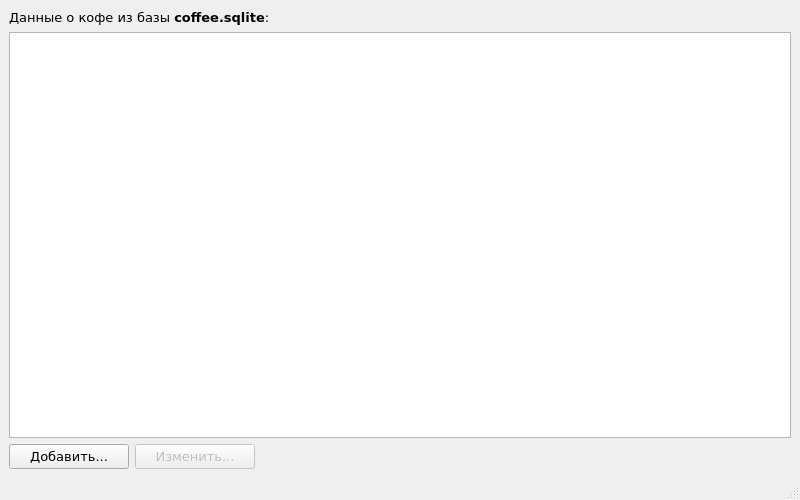
<?xml version="1.0" encoding="UTF-8"?>
<ui version="4.0">
 <class>MainWindow</class>
 <widget class="QMainWindow" name="MainWindow">
  <property name="geometry">
   <rect>
    <x>0</x>
    <y>0</y>
    <width>800</width>
    <height>500</height>
   </rect>
  </property>
  <property name="font">
   <font>
    <family>Verdana</family>
    <pointsize>10</pointsize>
   </font>
  </property>
  <property name="windowTitle">
   <string>Латте макиато</string>
  </property>
  <widget class="QWidget" name="centralwidget">
   <property name="locale">
    <locale language="Russian" country="Russia"/>
   </property>
   <layout class="QGridLayout" name="gridLayout">
    <property name="leftMargin">
     <number>9</number>
    </property>
    <property name="topMargin">
     <number>9</number>
    </property>
    <property name="rightMargin">
     <number>9</number>
    </property>
    <property name="bottomMargin">
     <number>9</number>
    </property>
    <property name="spacing">
     <number>6</number>
    </property>
    <item row="0" column="0">
     <widget class="QLabel" name="label">
      <property name="sizePolicy">
       <sizepolicy hsizetype="Fixed" vsizetype="Preferred">
        <horstretch>0</horstretch>
        <verstretch>0</verstretch>
       </sizepolicy>
      </property>
      <property name="text">
       <string>&lt;html&gt;&lt;head/&gt;&lt;body&gt;&lt;p&gt;Данные о кофе из базы &lt;span style=&quot; font-weight:600;&quot;&gt;coffee.sqlite&lt;/span&gt;:&lt;/p&gt;&lt;/body&gt;&lt;/html&gt;</string>
      </property>
     </widget>
    </item>
    <item row="1" column="0">
     <widget class="QTableWidget" name="table">
      <property name="locale">
       <locale language="Russian" country="Russia"/>
      </property>
      <property name="editTriggers">
       <set>QAbstractItemView::NoEditTriggers</set>
      </property>
      <property name="alternatingRowColors">
       <bool>true</bool>
      </property>
      <property name="selectionMode">
       <enum>QAbstractItemView::SingleSelection</enum>
      </property>
      <property name="selectionBehavior">
       <enum>QAbstractItemView::SelectRows</enum>
      </property>
      <property name="wordWrap">
       <bool>false</bool>
      </property>
      <attribute name="verticalHeaderStretchLastSection">
       <bool>false</bool>
      </attribute>
     </widget>
    </item>
    <item row="2" column="0">
     <widget class="QWidget" name="widget" native="true">
      <layout class="QHBoxLayout" name="horizontalLayout">
       <property name="leftMargin">
        <number>0</number>
       </property>
       <property name="topMargin">
        <number>0</number>
       </property>
       <property name="rightMargin">
        <number>0</number>
       </property>
       <property name="bottomMargin">
        <number>0</number>
       </property>
       <item>
        <widget class="QPushButton" name="add_btn">
         <property name="sizePolicy">
          <sizepolicy hsizetype="Preferred" vsizetype="Fixed">
           <horstretch>0</horstretch>
           <verstretch>0</verstretch>
          </sizepolicy>
         </property>
         <property name="minimumSize">
          <size>
           <width>120</width>
           <height>0</height>
          </size>
         </property>
         <property name="text">
          <string>Добавить...</string>
         </property>
        </widget>
       </item>
       <item>
        <widget class="QPushButton" name="edit_btn">
         <property name="enabled">
          <bool>false</bool>
         </property>
         <property name="sizePolicy">
          <sizepolicy hsizetype="Preferred" vsizetype="Fixed">
           <horstretch>0</horstretch>
           <verstretch>0</verstretch>
          </sizepolicy>
         </property>
         <property name="minimumSize">
          <size>
           <width>120</width>
           <height>0</height>
          </size>
         </property>
         <property name="text">
          <string>Изменить...</string>
         </property>
        </widget>
       </item>
       <item>
        <spacer name="horizontalSpacer">
         <property name="orientation">
          <enum>Qt::Horizontal</enum>
         </property>
         <property name="sizeHint" stdset="0">
          <size>
           <width>40</width>
           <height>20</height>
          </size>
         </property>
        </spacer>
       </item>
      </layout>
     </widget>
    </item>
   </layout>
  </widget>
  <widget class="QStatusBar" name="statusbar"/>
 </widget>
 <resources/>
 <connections/>
</ui>
